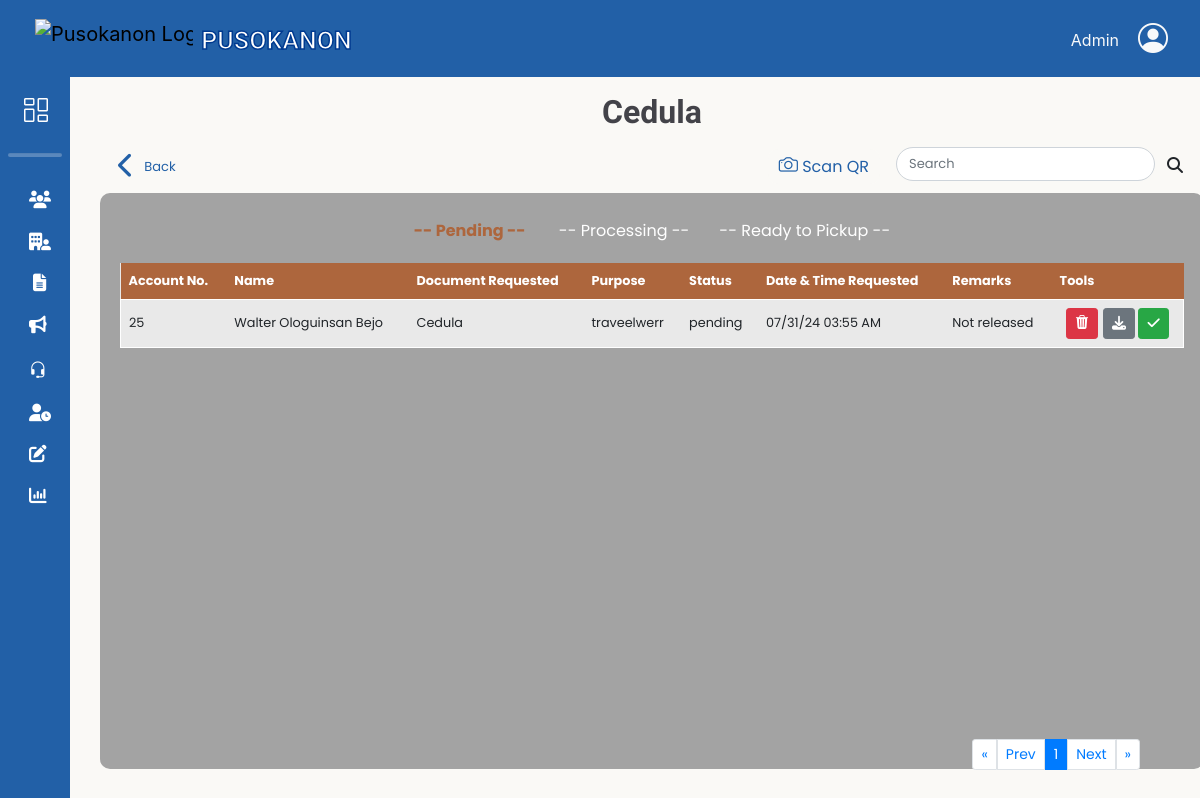
The page /adminbejo/Barangay-Cedula.php (signed in) on the database as committed earlier.
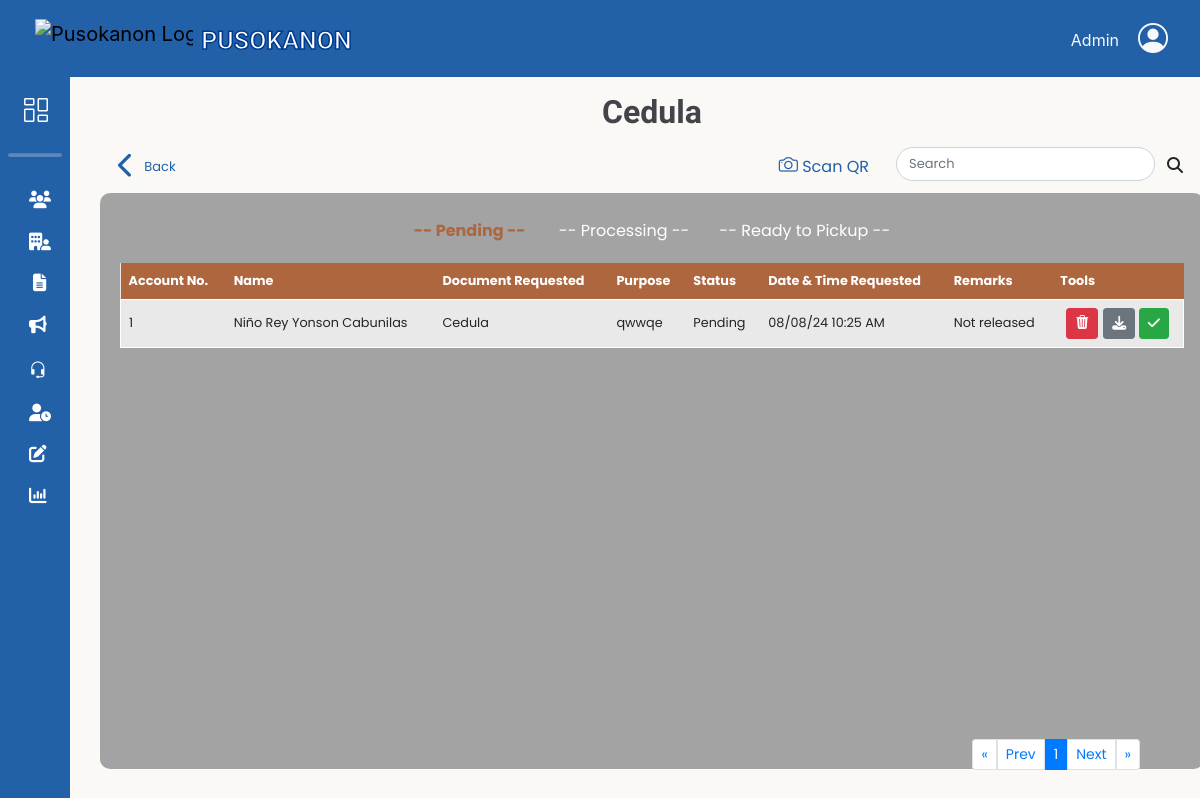
The same page on the database as committed later.
### tables this page shows
CREATE TABLE `request_doc` (
  `doc_ID` int(11) NOT NULL,
  `res_id` int(11) NOT NULL,
  `docType_id` int(11) NOT NULL,
  `purpose_id` int(11) NOT NULL,
  `purpose_name` varchar(255) DEFAULT NULL,
  `stat` varchar(50) NOT NULL DEFAULT 'Pending',
  `date_req` timestamp NOT NULL DEFAULT current_timestamp(),
  `date_processed` timestamp NULL DEFAULT current_timestamp() ON UPDATE current_timestamp(),
  `remarks` varchar(100) DEFAULT 'Not released',
  `request_id` varchar(20) NOT NULL,
  `qrCode_image` varchar(200) NOT NULL,
  `document_requirements` varchar(64) NOT NULL
);

CREATE TABLE `resident_users` (
  `res_ID` int(11) NOT NULL,
  `res_fname` varchar(50) NOT NULL,
  `res_lname` varchar(50) NOT NULL,
  `res_midname` varchar(50) NOT NULL,
  `res_suffix` varchar(10) DEFAULT NULL,
  `gender` varchar(10) NOT NULL,
  `birth_date` date NOT NULL,
  `civil_status` varchar(20) NOT NULL,
  `citizenship` varchar(30) NOT NULL,
  `place_birth` varchar(100) NOT NULL,
  `contact_no` varchar(13) NOT NULL,
  `res_email` varchar(100) NOT NULL,
  `addr_sitio` varchar(50) NOT NULL,
  `addr_purok` varchar(50) NOT NULL,
  `res_password` varchar(100) NOT NULL,
  `profile_picture` varchar(200) DEFAULT NULL,
  `registered_voter` varchar(15) NOT NULL,
  `userRole_id` int(11) NOT NULL,
  `reset_token_hash` varchar(64) DEFAULT NULL,
  `reset_token_expires_at` datetime DEFAULT NULL,
  `is_active` tinyint(1) NOT NULL DEFAULT 1
);

CREATE TABLE `doc_type` (
  `docType_id` int(11) NOT NULL,
  `doc_name` varchar(100) NOT NULL,
  `doc_amount` int(11) NOT NULL
);

### db/DBconn.php (called while the page is built, shortened)
<?php
function decryptData($data){
	return openssl_decrypt($data, 'aes-256-cbc', ENCRYPTION_KEY, 0, ENCRYPTION_KEY);
}
function fetchdocsRequest($pdo,$doctype ,$status, $limit, $offset)
{
	$sql = "SELECT
				ru.res_id, ru.res_email AS res_email, doc_ID, stat,
				CONCAT(ru.res_fname,' ', ru.res_midname,' ', ru.res_lname) AS resident_name,
				dt.doc_name AS document_name,
				rd.purpose_name AS purpose_name,
				rd.request_id,
				rd.date_req,
				rd.remarks
			FROM request_doc rd
			INNER JOIN resident_users ru ON rd.res_id = ru.res_id
			INNER JOIN doc_type dt ON rd.docType_id = dt.docType_id
			INNER JOIN docs_purpose dp ON rd.purpose_id = dp.purpose_id
			WHERE dt.doc_name = :doctype AND stat = :status
			LIMIT :limit OFFSET :offset";
	$stmt = $pdo->prepare($sql);
	$stmt->bindParam(':status', $status, PDO::PARAM_STR);
	$stmt-> bindParam(':doctype', $doctype, PDO::PARAM_STR);
	$stmt->bindParam(':limit', $limit, PDO::PARAM_INT);
	$stmt->bindParam(':offset', $offset, PDO::PARAM_INT);
	$stmt->execute();
	return $stmt->fetchAll();
}

### adminbejo/Barangay-Cedula.php (the view, shortened to what the changed rows need)
<?php
    include '../db/DBconn.php';
    include 'headerAdmin.php';
    $search = isset($_GET['search']) ? $_GET['search'] : '';
    $docType = 'Cedula';
    $stmt = $pdo->prepare("SELECT COUNT(*) FROM request_doc WHERE docType_id = (SELECT docType_id FROM doc_type WHERE doc_name = :docType) AND stat = 'Pending'");
    $stmt->bindParam(':docType', $docType, PDO::PARAM_STR);
    $stmt->execute();
    $number_of_pending_results = $stmt->fetchColumn();
    $stmt = $pdo->prepare("SELECT COUNT(*) FROM request_doc WHERE docType_id = (SELECT docType_id FROM doc_type WHERE doc_name = :docType) AND stat = 'Processing'");
    $stmt->bindParam(':docType', $docType, PDO::PARAM_STR);
    $stmt->execute();
    $number_of_processing_results = $stmt->fetchColumn();
    $stmt = $pdo->prepare("SELECT COUNT(*) FROM request_doc WHERE docType_id = (SELECT docType_id FROM doc_type WHERE doc_name = :docType) AND stat = 'Ready to pickup'");
    $stmt->bindParam(':docType', $docType, PDO::PARAM_STR);
    $stmt->execute();
    $number_of_completed_results = $stmt->fetchColumn();
    $results_per_page = 5;
    $number_of_pending_pages = ceil($number_of_pending_results / $results_per_page);
    $number_of_processing_pages = ceil($number_of_processing_results / $results_per_page);
    $number_of_completed_pages = ceil($number_of_completed_results / $results_per_page);
    $pending_page = isset($_GET['pending_page']) ? (int)$_GET['pending_page'] : 1;
    $processing_page = isset($_GET['processing_page']) ? (int)$_GET['processing_page'] : 1;
    $completed_page = isset($_GET['completed_page']) ? (int)$_GET['completed_page'] : 1;
    $pending_page = max(1, min($pending_page, $number_of_pending_pages));
    $processing_page = max(1, min($processing_page, $number_of_processing_pages));
    $completed_page = max(1, min($completed_page, $number_of_completed_pages));
    $pending_offset = ($pending_page - 1) * $results_per_page;
    $processing_offset = ($processing_page - 1) * $results_per_page;
    $completed_offset = ($completed_page - 1) * $results_per_page;
    if($search != null) {
        $pending = fetchdocsRequestSearch($pdo, $docType,'Pending', $results_per_page, $pending_offset, $search);
        $Processing = fetchdocsRequestSearch($pdo, $docType,'Processing', $results_per_page, $processing_offset, $search);
        $completed = fetchdocsRequestSearch($pdo, $docType,'Ready to pickup', $results_per_page, $completed_offset, $search);
    } else {
        $pending = fetchdocsRequest($pdo, $docType,'Pending', $results_per_page, $pending_offset);
    }
?>
<link rel="stylesheet" href="css/slidingtableResidency.css">
<main>
    <div class="row">
        <div class="col-12 pt-3 d-flex justify-content-center">
            <h1 class="title"><?php echo $docType; ?></h1>
        </div>
    </div>
    <div id="searchresult" class="table-content" style="min-width: 92vw; width: 92vw; max-width: 95vw;">
        <div id="originalTable">
            <div id="table1Container" class="small-font">
                <table id="table1">
                    <thead>
                        <tr>
                            <th>Account No.</th>
                            <th>Name</th>
                            <th>Document Requested</th>
                            <th>Purpose</th>
                            <th>Status</th>
                            <th>Date & Time Requested</th>
                            <th>Remarks</th>
                            <th>Tools</th>
                        </tr>
                    </thead>
                    <tbody>
                        <?php if (empty($pending)): ?>
                            <tr><td colspan="8">No Pending Documents</td></tr>
                        <?php else: ?>
                            <?php foreach ($pending as $pendings): ?>
                                <tr>
                                <?php $dataDecrypt = decryptData($pendings['res_email']); ?>
                                    <td><?= htmlspecialchars($pendings['res_id']); ?></td>
                                    <td><?= htmlspecialchars($pendings['resident_name']); ?></td>
                                    <td><?= htmlspecialchars($pendings['document_name']); ?></td>
                                    <td><?= htmlspecialchars($pendings['purpose_name']); ?></td>
                                    <td><?= htmlspecialchars($pendings['stat']); ?></td>
                                    <td><?= date('m/d/y h:i A', strtotime($pendings['date_req'])); ?></td>
                                    <td><?= htmlspecialchars($pendings['remarks']); ?></td>
                                    <td>
                                        <div class="inline-tools">
                                            <div title="Delete" class="btn btn-danger btn-sm btn-1" onclick="trashCancelDocument('<?= htmlspecialchars($pendings['doc_ID']); ?>', '<?= htmlspecialchars($pendings['request_id']); ?>')"><i class="bi bi-trash3-fill"></i></div>
                                            <form class="status-form" action="../db/updateStatus.php" method="POST">
                                                <button title="Download" type="submit" name="status" value="Processing" class="btn btn-sm <?= $pendings['stat'] == 'Processing' ? 'btn-secondary' : 'btn-secondary'; ?>"><i class="fa-solid fa-download"></i></button>
                                                <button title="Approve" type="button" class="btn btn-sm <?= $pendings['stat'] == 'Ready to pickup' ? 'btn-success' : 'btn-success'; ?>" onclick="showSweetAlert('<?= htmlspecialchars($dataDecrypt); ?>', '<?= htmlspecialchars($pendings['resident_name']); ?>', '<?= htmlspecialchars($pendings['document_name']); ?>','<?= htmlspecialchars($pendings['doc_ID']); ?>', '<?= htmlspecialchars($pendings['res_id']); ?>')"><i class="fa-solid fa-check"></i></button>
                                            </form>
                                        </div>
                                    </td>
                                </tr>
                            <?php endforeach; ?>
                        <?php endif; ?>
                    </tbody>
                </table>
                <nav id="pendingPagination" aria-label="Pending Page navigation">
                    <ul class="pagination pagination-sm ">
                        <?php for ($i = max(1, $pending_page - 2); $i <= min($number_of_pending_pages, $pending_page + 2); $i++): ?>
                            <li class="page-item <?= ($i == $pending_page) ? 'active' : '' ?>">
                                <a class="page-link" href="?pending_page=<?= $i ?>"><?= $i ?></a>
                            </li>
                        <?php endfor; ?>
                    </ul>
                </nav>
            </div>
        </div>
    </div>
</main>
<?php include 'footerAdmin.php';?>

Rows that differ between the two databases and show on the page:
removed request_doc: resident_users.res_ID "25", resident_name "Walter Ologuinsan Bejo", docType.doc_name "Cedula", purpose_name "traveelwerr", stat "pending", date_req "07/31/24 03:55 AM", remarks "Not released"
now on this page (row edited): request_doc: resident_users.res_ID "1", resident_name "Niño Rey Yonson Cabunilas", docType.doc_name "Cedula", purpose_name "qwwqe", stat "Pending", date_req "08/08/24 10:25 AM", remarks "Not released"
